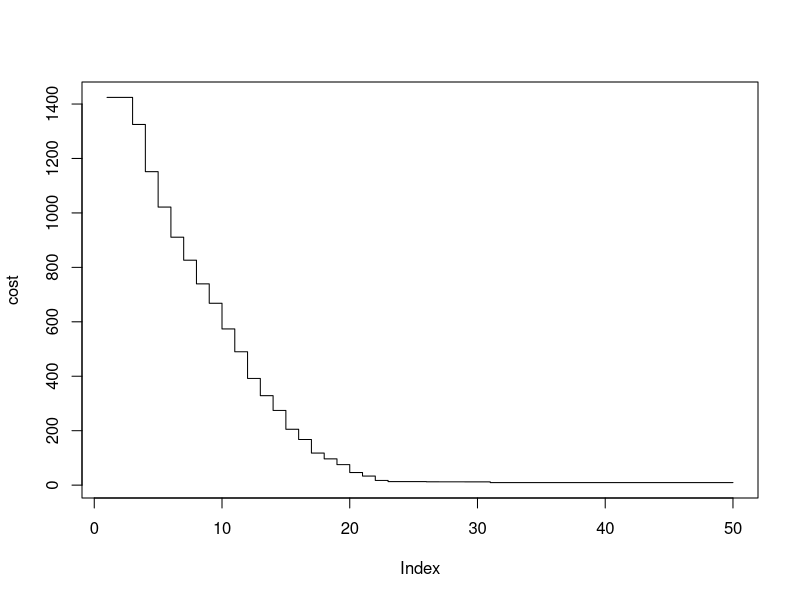

This chart was generated by the following R code:
newParticle = function(pos, vel, fitFun) {
	return (list(
		pos = pos,
		vel = vel,
		best = list(
			pos = pos,
			val = fitFun(pos)
		)
	))
}

calculateBest = function(particles) {
	best = particles[[1]]$best
	for(i in 1:length(particles)){
		if(particles[[i]]$best$val < best$val){
			best = particles[[i]]$best
		}
	}
	return(best)
}

updatePos = function(particle, gbest){
	personal = config$c1 * runif(1) * (particle$best$pos - particle$pos)
	social = config$c2 * runif(1) * (gbest$pos - particle$pos)
	
	particle$vel = (config$inertia * particle$vel) + personal + social	
	particle$vel = apply(as.matrix(particle$vel), 1, function(x){min(x,config$max_vel)})
	particle$vel = apply(as.matrix(particle$vel), 1, function(x){max(x,-config$max_vel)})
	
	particle$pos = particle$pos + particle$vel	
	for(i in 1:config$dim){
		particle$pos[i] = min(particle$pos[i], config$upper[i])
		particle$pos[i] = max(particle$pos[i], config$lower[i])
	}
	
	val = config$fun(particle$pos);
	if(val < particle$best$val){
		particle$best$pos = particle$pos
		particle$best$val = val
	}
	return (particle)
}

push = function(arr, element){
	len = length(arr)
	arr[[len + 1]] = element
	return(arr)
}

pso = function(config){
	particles = list()
	iteration = 0
	
	for(i in 1:config$swarm_size){
		pos = c()
		for(i in 1:config$dim){
			pos[i] = runif(1) * (config$upper[i] - config$lower[i]) + config$lower[i] 
		}
		vel = rep(0, config$dim)
		particles = push(particles, newParticle(pos, vel, config$fun))
	}
	
	gbest = calculateBest(particles);
	
	cost = c()
	for(it in 1:config$iterations){
		for(i in 1:length(particles)){
			particles[[i]] = updatePos(particles[[i]], gbest)			
		}
		gbest = calculateBest(particles)
		cost = c(cost,gbest$val)
	}
	plot(cost, type = "s")
	return (gbest)
}


config = c()
config$dim = 2
config$lower = c(-100, -100)
config$upper = c(100, 100)
#config$fun = function(x){return(sum(x ^ 2))}
config$fun = function(x){
	return(20 + (x[1] ^ 2) - cos(10 * pi * x[1]) + (x[2]^2) + (10*cos(2 * pi * x[2])))
}
config$swarm_size = 20
config$c1 = 2.05
config$c2 = 2.05
config$max_vel = 2
config$inertia = 0.9
config$iterations = 50

pso(config)